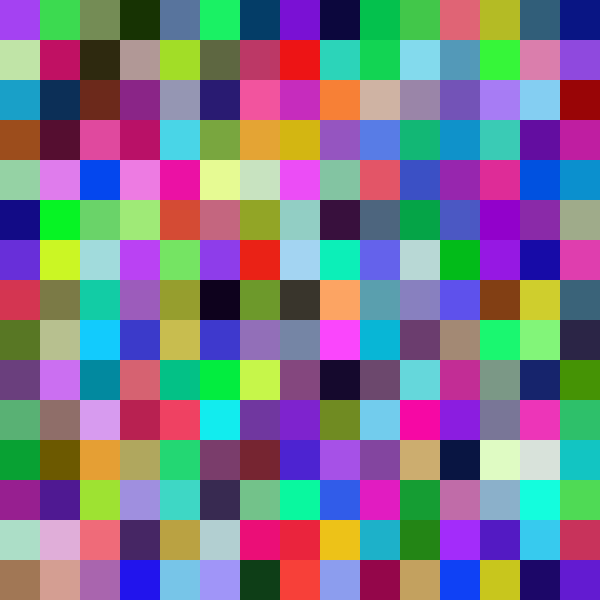
Frame 1 (no input)
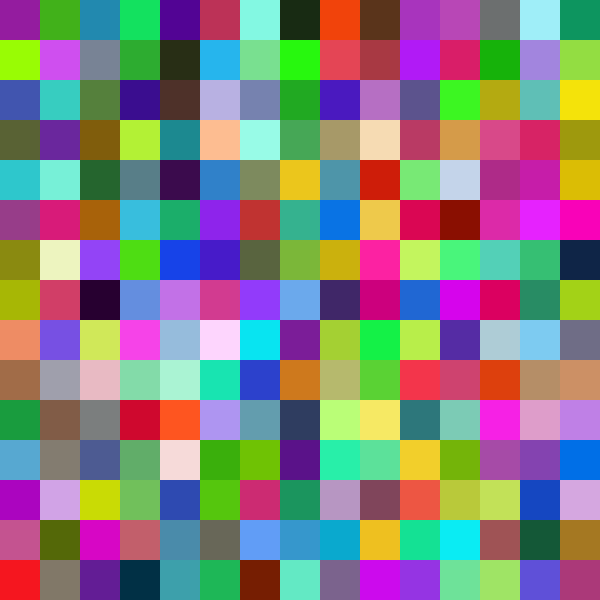
Frame 60 (the mouse pressed at the canvas centre just before this capture)
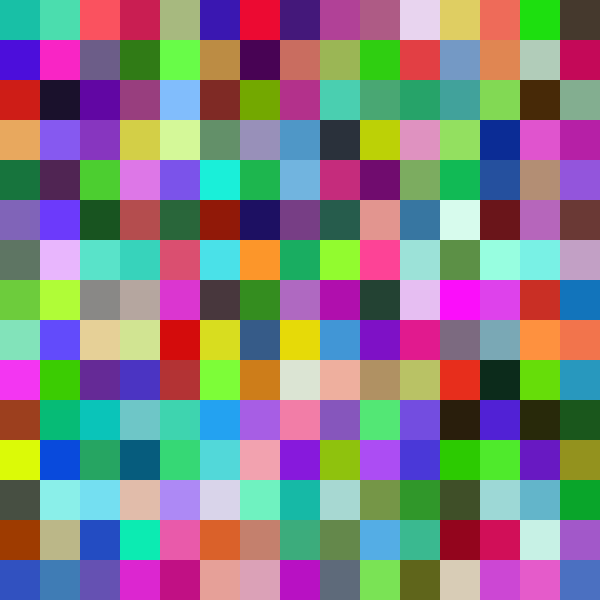
Frame 120 (the mouse held since frame 60 and released just before this capture)

The Processing sketch that drew these frames (run headless with seeded random() and noise(); from frame 60 on, the mouse is pressed at the canvas centre):

// Processing sketch: processing_142070
// ── processing_142070.pde

void setup()
{
size (600,600);
}




void draw() {
for (int y=0; y < height; y += 0){
for ( int x=0; x < width; x += 0){
fill( int(random(255)), int(random(255)), int(random(255)));


noStroke();

rect(x, y, 50, 50);
x+=40;}
y+=40;}


}
